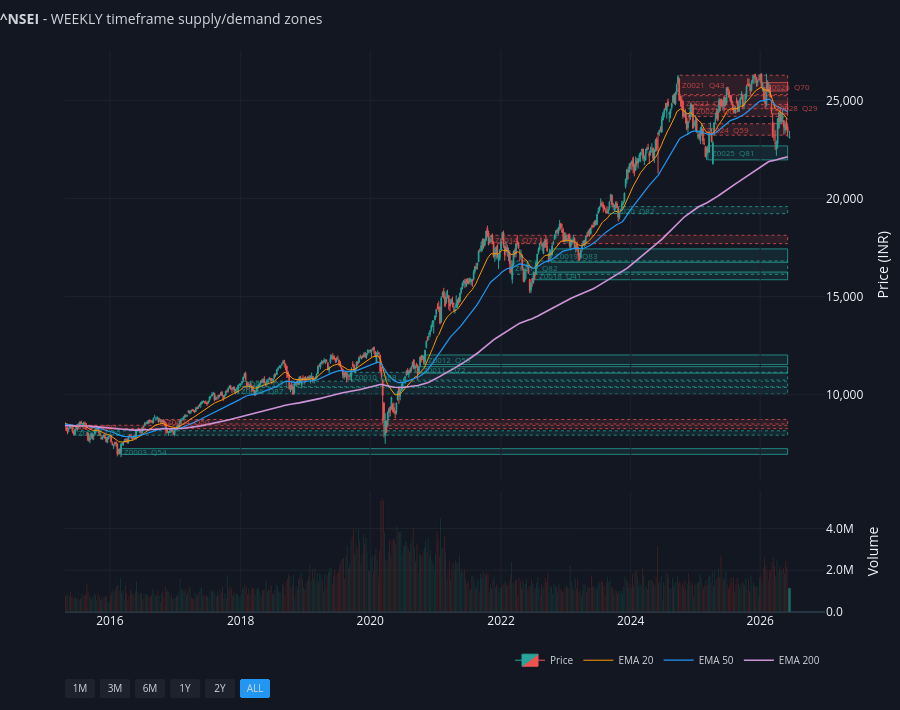

Here is the notebook cell this chart was saved with:
### Code cell
# ── Weekly-timeframe chart (weekly candles + weekly zones) ──────
# Reuses the same broker-style plotter, applied to the weekly data/zones.
if weekly_proc is not None and not weekly_zones.empty:
    fig_weekly = plot_zones_on_candles(
        weekly_proc, weekly_zones,
        title=f'<b>{SYMBOL}</b> - WEEKLY timeframe supply/demand zones',
    )
    fig_weekly.show()
else:
    print('No weekly data/zones to plot - run data_pipeline.py to fetch 1wk bars.')

### Figure 1 — Plotly figure (JSON) as saved in the notebook; plotly's stock layout.template omitted (floating-point values rounded to 4 significant figures; data arrays with more than 128 entries replaced by an {"elided": "..."} marker saying what was removed)
{"data": [{"close": {"elided": "598 float values"}, "decreasing": {"fillcolor": "#ef5350", "line": {"color": "#ef5350", "width": 1}}, "high": {"elided": "598 float values"}, "hoverinfo": "x+y", "increasing": {"fillcolor": "#26a69a", "line": {"color": "#26a69a", "width": 1}}, "low": {"elided": "598 float values"}, "name": "Price", "open": {"elided": "598 float values"}, "type": "candlestick", "whiskerwidth": 0.5, "x": {"elided": "598 str values"}, "xaxis": "x", "yaxis": "y"}, {"hovertemplate": "Vol: %{y:,.0f}<extra></extra>", "marker": {"color": {"elided": "598 str values"}}, "name": "Volume", "opacity": 0.55, "showlegend": false, "type": "bar", "x": {"elided": "598 str values"}, "xaxis": "x2", "y": {"elided": "598 int values"}, "yaxis": "y2"}, {"hovertemplate": "EMA20: %{y:.2f}<extra></extra>", "line": {"color": "#ff9800", "dash": "solid", "width": 1}, "name": "EMA 20", "type": "scatter", "x": {"elided": "598 str values"}, "xaxis": "x", "y": {"elided": "598 float values"}, "yaxis": "y"}, {"hovertemplate": "EMA50: %{y:.2f}<extra></extra>", "line": {"color": "#2196F3", "dash": "solid", "width": 1.2}, "name": "EMA 50", "type": "scatter", "x": {"elided": "598 str values"}, "xaxis": "x", "y": {"elided": "598 float values"}, "yaxis": "y"}, {"hovertemplate": "EMA200: %{y:.2f}<extra></extra>", "line": {"color": "#ce93d8", "dash": "solid", "width": 1.6}, "name": "EMA 200", "type": "scatter", "x": {"elided": "598 str values"}, "xaxis": "x", "y": {"elided": "598 float values"}, "yaxis": "y"}, {"fill": "toself", "fillcolor": "rgba(0,0,0,0)", "hovertemplate": "<b>Z0001</b>  🔴 Supply<br>Top: <b>8443.90</b>  Bottom: <b>8270.15</b><br>Width: 0.76× ATR<br>Quality: <b>81</b>/100<br>Status: <b>broken</b>  |  Tests: 1<br>Formed: 01 Jun 2015<extra></extra>", "line": {"color": "rgba(0,0,0,0)"}, "name": "Z0001", "showlegend": false, "type": "scatter", "x": ["2015-06-01T00:00:00", "2026-06-08T00:00:00", "2026-06-08T00:00:00", "2015-06-01T00:00:00", "2015-06-01T00:00:00"], "xaxis": "x", "y": [8270.0, 8270.0, 8444.0, 8444.0, 8270.0], "yaxis": "y"}, {"fill": "toself", "fillcolor": "rgba(0,0,0,0)", "hovertemplate": "<b>Z0002</b>  🟢 Demand<br>Top: <b>8163.05</b>  Bottom: <b>7940.30</b><br>Width: 0.92× ATR<br>Quality: <b>70</b>/100<br>Status: <b>broken</b>  |  Tests: 1<br>Formed: 15 Jun 2015<extra></extra>", "line": {"color": "rgba(0,0,0,0)"}, "name": "Z0002", "showlegend": false, "type": "scatter", "x": ["2015-06-15T00:00:00", "2026-06-08T00:00:00", "2026-06-08T00:00:00", "2015-06-15T00:00:00", "2015-06-15T00:00:00"], "xaxis": "x", "y": [7940.0, 7940.0, 8163.0, 8163.0, 7940.0], "yaxis": "y"}, {"fill": "toself", "fillcolor": "rgba(0,0,0,0)", "hovertemplate": "<b>Z0003</b>  🟢 Demand<br>Top: <b>7252.40</b>  Bottom: <b>6960.65</b><br>Width: 1.10× ATR<br>Quality: <b>54</b>/100<br>Status: <b>active</b>  |  Tests: 0<br>Formed: 29 Feb 2016<extra></extra>", "line": {"color": "rgba(0,0,0,0)"}, "name": "Z0003", "showlegend": false, "type": "scatter", "x": ["2016-02-29T00:00:00", "2026-06-08T00:00:00", "2026-06-08T00:00:00", "2016-02-29T00:00:00", "2016-02-29T00:00:00"], "xaxis": "x", "y": [6961.0, 6961.0, 7252.0, 7252.0, 6961.0], "yaxis": "y"}, {"fill": "toself", "fillcolor": "rgba(0,0,0,0)", "hovertemplate": "<b>Z0004</b>  🔴 Supply<br>Top: <b>8736.95</b>  Bottom: <b>8506.15</b><br>Width: 1.12× ATR<br>Quality: <b>50</b>/100<br>Status: <b>broken</b>  |  Tests: 2<br>Formed: 31 Oct 2016<extra></extra>", "line": {"color": "rgba(0,0,0,0)"}, "name": "Z0004", "showlegend": false, "type": "scatter", "x": ["2016-10-31T00:00:00", "2026-06-08T00:00:00", "2026-06-08T00:00:00", "2016-10-31T00:00:00", "2016-10-31T00:00:00"], "xaxis": "x", "y": [8506.0, 8506.0, 8737.0, 8737.0, 8506.0], "yaxis": "y"}, {"fill": "toself", "fillcolor": "rgba(0,0,0,0)", "hovertemplate": "<b>Z0006</b>  🟢 Demand<br>Top: <b>10373.10</b>  Bottom: <b>10033.35</b><br>Width: 1.65× ATR<br>Quality: <b>87</b>/100<br>Status: <b>broken</b>  |  Tests: 3<br>Formed: 18 Dec 2017<extra></extra>", "line": {"color": "rgba(0,0,0,0)"}, "name": "Z0006", "showlegend": false, "type": "scatter", "x": ["2017-12-18T00:00:00", "2026-06-08T00:00:00", "2026-06-08T00:00:00", "2017-12-18T00:00:00", "2017-12-18T00:00:00"], "xaxis": "x", "y": [10030.0, 10030.0, 10370.0, 10370.0, 10030.0], "yaxis": "y"}, {"fill": "toself", "fillcolor": "rgba(0,0,0,0)", "hovertemplate": "<b>Z0007</b>  🟢 Demand<br>Top: <b>10690.40</b>  Bottom: <b>10404.65</b><br>Width: 1.37× ATR<br>Quality: <b>71</b>/100<br>Status: <b>broken</b>  |  Tests: 1<br>Formed: 15 Jan 2018<extra></extra>", "line": {"color": "rgba(0,0,0,0)"}, "name": "Z0007", "showlegend": false, "type": "scatter", "x": ["2018-01-15T00:00:00", "2026-06-08T00:00:00", "2026-06-08T00:00:00", "2018-01-15T00:00:00", "2018-01-15T00:00:00"], "xaxis": "x", "y": [10400.0, 10400.0, 10690.0, 10690.0, 10400.0], "yaxis": "y"}, {"fill": "toself", "fillcolor": "rgba(0,0,0,0)", "hovertemplate": "<b>Z0010</b>  🟢 Demand<br>Top: <b>11141.75</b>  Bottom: <b>10746.35</b><br>Width: 1.26× ATR<br>Quality: <b>88</b>/100<br>Status: <b>broken</b>  |  Tests: 2<br>Formed: 16 Sep 2019<extra></extra>", "line": {"color": "rgba(0,0,0,0)"}, "name": "Z0010", "showlegend": false, "type": "scatter", "x": ["2019-09-16T00:00:00", "2026-06-08T00:00:00", "2026-06-08T00:00:00", "2019-09-16T00:00:00", "2019-09-16T00:00:00"], "xaxis": "x", "y": [10750.0, 10750.0, 11140.0, 11140.0, 10750.0], "yaxis": "y"}, {"fill": "toself", "fillcolor": "rgba(0,0,0,0)", "hovertemplate": "<b>Z0011</b>  🟢 Demand<br>Top: <b>11428.60</b>  Bottom: <b>11099.85</b><br>Width: 0.71× ATR<br>Quality: <b>72</b>/100<br>Status: <b>active</b>  |  Tests: 0<br>Formed: 05 Oct 2020<extra></extra>", "line": {"color": "rgba(0,0,0,0)"}, "name": "Z0011", "showlegend": false, "type": "scatter", "x": ["2020-10-05T00:00:00", "2026-06-08T00:00:00", "2026-06-08T00:00:00", "2020-10-05T00:00:00", "2020-10-05T00:00:00"], "xaxis": "x", "y": [11100.0, 11100.0, 11430.0, 11430.0, 11100.0], "yaxis": "y"}, {"fill": "toself", "fillcolor": "rgba(0,0,0,0)", "hovertemplate": "<b>Z0012</b>  🟢 Demand<br>Top: <b>12025.45</b>  Bottom: <b>11535.45</b><br>Width: 1.09× ATR<br>Quality: <b>59</b>/100<br>Status: <b>active</b>  |  Tests: 0<br>Formed: 02 Nov 2020<extra></extra>", "line": {"color": "rgba(0,0,0,0)"}, "name": "Z0012", "showlegend": false, "type": "scatter", "x": ["2020-11-02T00:00:00", "2026-06-08T00:00:00", "2026-06-08T00:00:00", "2020-11-02T00:00:00", "2020-11-02T00:00:00"], "xaxis": "x", "y": [11540.0, 11540.0, 12030.0, 12030.0, 11540.0], "yaxis": "y"}, {"fill": "toself", "fillcolor": "rgba(0,0,0,0)", "hovertemplate": "<b>Z0014</b>  🔴 Supply<br>Top: <b>18123.00</b>  Bottom: <b>17697.10</b><br>Width: 0.93× ATR<br>Quality: <b>77</b>/100<br>Status: <b>broken</b>  |  Tests: 2<br>Formed: 15 Nov 2021<extra></extra>", "line": {"color": "rgba(0,0,0,0)"}, "name": "Z0014", "showlegend": false, "type": "scatter", "x": ["2021-11-15T00:00:00", "2026-06-08T00:00:00", "2026-06-08T00:00:00", "2021-11-15T00:00:00", "2021-11-15T00:00:00"], "xaxis": "x", "y": [17700.0, 17700.0, 18123, 18123, 17700.0], "yaxis": "y"}, {"fill": "toself", "fillcolor": "rgba(0,0,0,0)", "hovertemplate": "<b>Z0017</b>  🟢 Demand<br>Top: <b>16815.90</b>  Bottom: <b>16133.80</b><br>Width: 1.07× ATR<br>Quality: <b>82</b>/100<br>Status: <b>broken</b>  |  Tests: 2<br>Formed: 07 Mar 2022<extra></extra>", "line": {"color": "rgba(0,0,0,0)"}, "name": "Z0017", "showlegend": false, "type": "scatter", "x": ["2022-03-07T00:00:00", "2026-06-08T00:00:00", "2026-06-08T00:00:00", "2022-03-07T00:00:00", "2022-03-07T00:00:00"], "xaxis": "x", "y": [16130.0, 16130.0, 16820.0, 16820.0, 16130.0], "yaxis": "y"}, {"fill": "toself", "fillcolor": "rgba(0,0,0,0)", "hovertemplate": "<b>Z0018</b>  🟢 Demand<br>Top: <b>16248.55</b>  Bottom: <b>15858.20</b><br>Width: 0.65× ATR<br>Quality: <b>41</b>/100<br>Status: <b>active</b>  |  Tests: 0<br>Formed: 18 Jul 2022<extra></extra>", "line": {"color": "rgba(0,0,0,0)"}, "name": "Z0018", "showlegend": false, "type": "scatter", "x": ["2022-07-18T00:00:00", "2026-06-08T00:00:00", "2026-06-08T00:00:00", "2022-07-18T00:00:00", "2022-07-18T00:00:00"], "xaxis": "x", "y": [15860.0, 15860.0, 16250.0, 16250.0, 15860.0], "yaxis": "y"}, {"fill": "toself", "fillcolor": "rgba(0,0,0,0)", "hovertemplate": "<b>Z0019</b>  🟢 Demand<br>Top: <b>17428.80</b>  Bottom: <b>16747.70</b><br>Width: 1.23× ATR<br>Quality: <b>83</b>/100<br>Status: <b>tested</b>  |  Tests: 2<br>Formed: 17 Oct 2022<extra></extra>", "line": {"color": "rgba(0,0,0,0)"}, "name": "Z0019", "showlegend": false, "type": "scatter", "x": ["2022-10-17T00:00:00", "2026-06-08T00:00:00", "2026-06-08T00:00:00", "2022-10-17T00:00:00", "2022-10-17T00:00:00"], "xaxis": "x", "y": [16750.0, 16750.0, 17430.0, 17430.0, 16750.0], "yaxis": "y"}, {"fill": "toself", "fillcolor": "rgba(0,0,0,0)", "hovertemplate": "<b>Z0020</b>  🟢 Demand<br>Top: <b>19584.45</b>  Bottom: <b>19223.65</b><br>Width: 1.01× ATR<br>Quality: <b>82</b>/100<br>Status: <b>broken</b>  |  Tests: 1<br>Formed: 04 Sep 2023<extra></extra>", "line": {"color": "rgba(0,0,0,0)"}, "name": "Z0020", "showlegend": false, "type": "scatter", "x": ["2023-09-04T00:00:00", "2026-06-08T00:00:00", "2026-06-08T00:00:00", "2023-09-04T00:00:00", "2023-09-04T00:00:00"], "xaxis": "x", "y": [19220.0, 19220.0, 19580.0, 19580.0, 19220.0], "yaxis": "y"}, {"fill": "toself", "fillcolor": "rgba(0,0,0,0)", "hovertemplate": "<b>Z0021</b>  🔴 Supply<br>Top: <b>26277.35</b>  Bottom: <b>25285.55</b><br>Width: 1.78× ATR<br>Quality: <b>43</b>/100<br>Status: <b>broken</b>  |  Tests: 3<br>Formed: 30 Sep 2024<extra></extra>", "line": {"color": "rgba(0,0,0,0)"}, "name": "Z0021", "showlegend": false, "type": "scatter", "x": ["2024-09-30T00:00:00", "2026-06-08T00:00:00", "2026-06-08T00:00:00", "2024-09-30T00:00:00", "2024-09-30T00:00:00"], "xaxis": "x", "y": [25290.0, 25290.0, 26280.0, 26280.0, 25290.0], "yaxis": "y"}, {"fill": "toself", "fillcolor": "rgba(0,0,0,0)", "hovertemplate": "<b>Z0022</b>  🔴 Supply<br>Top: <b>25234.05</b>  Bottom: <b>24567.65</b><br>Width: 1.11× ATR<br>Quality: <b>67</b>/100<br>Status: <b>broken</b>  |  Tests: 3<br>Formed: 21 Oct 2024<extra></extra>", "line": {"color": "rgba(0,0,0,0)"}, "name": "Z0022", "showlegend": false, "type": "scatter", "x": ["2024-10-21T00:00:00", "2026-06-08T00:00:00", "2026-06-08T00:00:00", "2024-10-21T00:00:00", "2024-10-21T00:00:00"], "xaxis": "x", "y": [24570.0, 24570.0, 25230.0, 25230.0, 24570.0], "yaxis": "y"}, {"fill": "toself", "fillcolor": "rgba(0,0,0,0)", "hovertemplate": "<b>Z0023</b>  🔴 Supply<br>Top: <b>24792.30</b>  Bottom: <b>24180.80</b><br>Width: 0.96× ATR<br>Quality: <b>67</b>/100<br>Status: <b>broken</b>  |  Tests: 2<br>Formed: 16 Dec 2024<extra></extra>", "line": {"color": "rgba(0,0,0,0)"}, "name": "Z0023", "showlegend": false, "type": "scatter", "x": ["2024-12-16T00:00:00", "2026-06-08T00:00:00", "2026-06-08T00:00:00", "2024-12-16T00:00:00", "2024-12-16T00:00:00"], "xaxis": "x", "y": [24180.0, 24180.0, 24790.0, 24790.0, 24180.0], "yaxis": "y"}, {"fill": "toself", "fillcolor": "rgba(0,0,0,0)", "hovertemplate": "<b>Z0024</b>  🔴 Supply<br>Top: <b>23807.30</b>  Bottom: <b>23222.00</b><br>Width: 0.91× ATR<br>Quality: <b>59</b>/100<br>Status: <b>broken</b>  |  Tests: 1<br>Formed: 10 Feb 2025<extra></extra>", "line": {"color": "rgba(0,0,0,0)"}, "name": "Z0024", "showlegend": false, "type": "scatter", "x": ["2025-02-10T00:00:00", "2026-06-08T00:00:00", "2026-06-08T00:00:00", "2025-02-10T00:00:00", "2025-02-10T00:00:00"], "xaxis": "x", "y": [23222, 23222, 23810.0, 23810.0, 23222], "yaxis": "y"}, {"fill": "toself", "fillcolor": "rgba(0,0,0,0)", "hovertemplate": "<b>Z0025</b>  🟢 Demand<br>Top: <b>22676.75</b>  Bottom: <b>21964.60</b><br>Width: 1.13× ATR<br>Quality: <b>81</b>/100<br>Status: <b>tested</b>  |  Tests: 2<br>Formed: 17 Mar 2025<extra></extra>", "line": {"color": "rgba(0,0,0,0)"}, "name": "Z0025", "showlegend": false, "type": "scatter", "x": ["2025-03-17T00:00:00", "2026-06-08T00:00:00", "2026-06-08T00:00:00", "2025-03-17T00:00:00", "2025-03-17T00:00:00"], "xaxis": "x", "y": [21960.0, 21960.0, 22680.0, 22680.0, 21960.0], "yaxis": "y"}, {"fill": "toself", "fillcolor": "rgba(0,0,0,0)", "hovertemplate": "<b>Z0026</b>  🔴 Supply<br>Top: <b>25899.80</b>  Bottom: <b>25473.40</b><br>Width: 0.87× ATR<br>Quality: <b>70</b>/100<br>Status: <b>tested</b>  |  Tests: 1<br>Formed: 19 Jan 2026<extra></extra>", "line": {"color": "rgba(0,0,0,0)"}, "name": "Z0026", "showlegend": false, "type": "scatter", "x": ["2026-01-19T00:00:00", "2026-06-08T00:00:00", "2026-06-08T00:00:00", "2026-01-19T00:00:00", "2026-01-19T00:00:00"], "xaxis": "x", "y": [25470.0, 25470.0, 25900.0, 25900.0, 25470.0], "yaxis": "y"}, {"fill": "toself", "fillcolor": "rgba(0,0,0,0)", "hovertemplate": "<b>Z0028</b>  🔴 Supply<br>Top: <b>24989.35</b>  Bottom: <b>24305.40</b><br>Width: 1.09× ATR<br>Quality: <b>29</b>/100<br>Status: <b>tested</b>  |  Tests: 1<br>Formed: 09 Mar 2026<extra></extra>", "line": {"color": "rgba(0,0,0,0)"}, "name": "Z0028", "showlegend": false, "type": "scatter", "x": ["2026-03-09T00:00:00", "2026-06-08T00:00:00", "2026-06-08T00:00:00", "2026-03-09T00:00:00", "2026-03-09T00:00:00"], "xaxis": "x", "y": [24310.0, 24310.0, 24990.0, 24990.0, 24310.0], "yaxis": "y"}], "layout": {"annotations": [{"font": {"color": "rgba(239,83,80,0.75)", "size": 8}, "showarrow": false, "text": " Z0001  Q81", "x": "2015-06-01T00:00:00", "xanchor": "left", "xref": "x", "y": 8357.0, "yref": "y"}, {"font": {"color": "rgba(38,166,154,0.75)", "size": 8}, "showarrow": false, "text": " Z0002  Q70", "x": "2015-06-15T00:00:00", "xanchor": "left", "xref": "x", "y": 8052.0, "yref": "y"}, {"font": {"color": "rgba(38,166,154,0.75)", "size": 8}, "showarrow": false, "text": " Z0003  Q54", "x": "2016-02-29T00:00:00", "xanchor": "left", "xref": "x", "y": 7107.0, "yref": "y"}, {"font": {"color": "rgba(239,83,80,0.75)", "size": 8}, "showarrow": false, "text": " Z0004  Q50", "x": "2016-10-31T00:00:00", "xanchor": "left", "xref": "x", "y": 8622.0, "yref": "y"}, {"font": {"color": "rgba(38,166,154,0.75)", "size": 8}, "showarrow": false, "text": " Z0006  Q87", "x": "2017-12-18T00:00:00", "xanchor": "left", "xref": "x", "y": 10200.0, "yref": "y"}, {"font": {"color": "rgba(38,166,154,0.75)", "size": 8}, "showarrow": false, "text": " Z0007  Q71", "x": "2018-01-15T00:00:00", "xanchor": "left", "xref": "x", "y": 10550.0, "yref": "y"}, {"font": {"color": "rgba(38,166,154,0.75)", "size": 8}, "showarrow": false, "text": " Z0010  Q88", "x": "2019-09-16T00:00:00", "xanchor": "left", "xref": "x", "y": 10940.0, "yref": "y"}, {"font": {"color": "rgba(38,166,154,0.75)", "size": 8}, "showarrow": false, "text": " Z0011  Q72", "x": "2020-10-05T00:00:00", "xanchor": "left", "xref": "x", "y": 11260.0, "yref": "y"}, {"font": {"color": "rgba(38,166,154,0.75)", "size": 8}, "showarrow": false, "text": " Z0012  Q59", "x": "2020-11-02T00:00:00", "xanchor": "left", "xref": "x", "y": 11780.0, "yref": "y"}, {"font": {"color": "rgba(239,83,80,0.75)", "size": 8}, "showarrow": false, "text": " Z0014  Q77", "x": "2021-11-15T00:00:00", "xanchor": "left", "xref": "x", "y": 17910.0, "yref": "y"}, {"font": {"color": "rgba(38,166,154,0.75)", "size": 8}, "showarrow": false, "text": " Z0017  Q82", "x": "2022-03-07T00:00:00", "xanchor": "left", "xref": "x", "y": 16470.0, "yref": "y"}, {"font": {"color": "rgba(38,166,154,0.75)", "size": 8}, "showarrow": false, "text": " Z0018  Q41", "x": "2022-07-18T00:00:00", "xanchor": "left", "xref": "x", "y": 16050.0, "yref": "y"}, {"font": {"color": "rgba(38,166,154,0.75)", "size": 8}, "showarrow": false, "text": " Z0019  Q83", "x": "2022-10-17T00:00:00", "xanchor": "left", "xref": "x", "y": 17090.0, "yref": "y"}, {"font": {"color": "rgba(38,166,154,0.75)", "size": 8}, "showarrow": false, "text": " Z0020  Q82", "x": "2023-09-04T00:00:00", "xanchor": "left", "xref": "x", "y": 19400.0, "yref": "y"}, {"font": {"color": "rgba(239,83,80,0.75)", "size": 8}, "showarrow": false, "text": " Z0021  Q43", "x": "2024-09-30T00:00:00", "xanchor": "left", "xref": "x", "y": 25780.0, "yref": "y"}, {"font": {"color": "rgba(239,83,80,0.75)", "size": 8}, "showarrow": false, "text": " Z0022  Q67", "x": "2024-10-21T00:00:00", "xanchor": "left", "xref": "x", "y": 24900.0, "yref": "y"}, {"font": {"color": "rgba(239,83,80,0.75)", "size": 8}, "showarrow": false, "text": " Z0023  Q67", "x": "2024-12-16T00:00:00", "xanchor": "left", "xref": "x", "y": 24490.0, "yref": "y"}, {"font": {"color": "rgba(239,83,80,0.75)", "size": 8}, "showarrow": false, "text": " Z0024  Q59", "x": "2025-02-10T00:00:00", "xanchor": "left", "xref": "x", "y": 23510.0, "yref": "y"}, {"font": {"color": "rgba(38,166,154,0.75)", "size": 8}, "showarrow": false, "text": " Z0025  Q81", "x": "2025-03-17T00:00:00", "xanchor": "left", "xref": "x", "y": 22320.0, "yref": "y"}, {"font": {"color": "rgba(239,83,80,0.75)", "size": 8}, "showarrow": false, "text": " Z0026  Q70", "x": "2026-01-19T00:00:00", "xanchor": "left", "xref": "x", "y": 25690.0, "yref": "y"}, {"font": {"color": "rgba(239,83,80,0.75)", "size": 8}, "showarrow": false, "text": " Z0028  Q29", "x": "2026-03-09T00:00:00", "xanchor": "left", "xref": "x", "y": 24650.0, "yref": "y"}], "height": 710, "hoverlabel": {"bgcolor": "#1e222d", "font": {"size": 11}}, "hovermode": "x unified", "legend": {"bgcolor": "rgba(0,0,0,0)", "font": {"color": "#d1d4dc", "size": 10}, "orientation": "h", "x": 1, "xanchor": "right", "y": -0.06, "yanchor": "top"}, "margin": {"b": 70, "l": 65, "r": 25, "t": 50}, "paper_bgcolor": "#131722", "plot_bgcolor": "#131722", "shapes": [{"fillcolor": "rgba(239,83,80,0.12)", "layer": "below", "line": {"color": "rgba(239,83,80,0.75)", "dash": "dot", "width": 1}, "type": "rect", "x0": "2015-06-01T00:00:00", "x1": "2026-06-08T00:00:00", "xref": "x", "y0": 8270.0, "y1": 8444.0, "yref": "y"}, {"fillcolor": "rgba(38,166,154,0.12)", "layer": "below", "line": {"color": "rgba(38,166,154,0.75)", "dash": "dot", "width": 1}, "type": "rect", "x0": "2015-06-15T00:00:00", "x1": "2026-06-08T00:00:00", "xref": "x", "y0": 7940.0, "y1": 8163.0, "yref": "y"}, {"fillcolor": "rgba(38,166,154,0.12)", "layer": "below", "line": {"color": "rgba(38,166,154,0.75)", "dash": "solid", "width": 1}, "type": "rect", "x0": "2016-02-29T00:00:00", "x1": "2026-06-08T00:00:00", "xref": "x", "y0": 6961.0, "y1": 7252.0, "yref": "y"}, {"fillcolor": "rgba(239,83,80,0.12)", "layer": "below", "line": {"color": "rgba(239,83,80,0.75)", "dash": "dot", "width": 1}, "type": "rect", "x0": "2016-10-31T00:00:00", "x1": "2026-06-08T00:00:00", "xref": "x", "y0": 8506.0, "y1": 8737.0, "yref": "y"}, {"fillcolor": "rgba(38,166,154,0.12)", "layer": "below", "line": {"color": "rgba(38,166,154,0.75)", "dash": "dot", "width": 1}, "type": "rect", "x0": "2017-12-18T00:00:00", "x1": "2026-06-08T00:00:00", "xref": "x", "y0": 10030.0, "y1": 10370.0, "yref": "y"}, {"fillcolor": "rgba(38,166,154,0.12)", "layer": "below", "line": {"color": "rgba(38,166,154,0.75)", "dash": "dot", "width": 1}, "type": "rect", "x0": "2018-01-15T00:00:00", "x1": "2026-06-08T00:00:00", "xref": "x", "y0": 10400.0, "y1": 10690.0, "yref": "y"}, {"fillcolor": "rgba(38,166,154,0.12)", "layer": "below", "line": {"color": "rgba(38,166,154,0.75)", "dash": "dot", "width": 1}, "type": "rect", "x0": "2019-09-16T00:00:00", "x1": "2026-06-08T00:00:00", "xref": "x", "y0": 10750.0, "y1": 11140.0, "yref": "y"}, {"fillcolor": "rgba(38,166,154,0.12)", "layer": "below", "line": {"color": "rgba(38,166,154,0.75)", "dash": "solid", "width": 1}, "type": "rect", "x0": "2020-10-05T00:00:00", "x1": "2026-06-08T00:00:00", "xref": "x", "y0": 11100.0, "y1": 11430.0, "yref": "y"}, {"fillcolor": "rgba(38,166,154,0.12)", "layer": "below", "line": {"color": "rgba(38,166,154,0.75)", "dash": "solid", "width": 1}, "type": "rect", "x0": "2020-11-02T00:00:00", "x1": "2026-06-08T00:00:00", "xref": "x", "y0": 11540.0, "y1": 12030.0, "yref": "y"}, {"fillcolor": "rgba(239,83,80,0.12)", "layer": "below", "line": {"color": "rgba(239,83,80,0.75)", "dash": "dot", "width": 1}, "type": "rect", "x0": "2021-11-15T00:00:00", "x1": "2026-06-08T00:00:00", "xref": "x", "y0": 17700.0, "y1": 18123, "yref": "y"}, {"fillcolor": "rgba(38,166,154,0.12)", "layer": "below", "line": {"color": "rgba(38,166,154,0.75)", "dash": "dot", "width": 1}, "type": "rect", "x0": "2022-03-07T00:00:00", "x1": "2026-06-08T00:00:00", "xref": "x", "y0": 16130.0, "y1": 16820.0, "yref": "y"}, {"fillcolor": "rgba(38,166,154,0.12)", "layer": "below", "line": {"color": "rgba(38,166,154,0.75)", "dash": "solid", "width": 1}, "type": "rect", "x0": "2022-07-18T00:00:00", "x1": "2026-06-08T00:00:00", "xref": "x", "y0": 15860.0, "y1": 16250.0, "yref": "y"}, {"fillcolor": "rgba(38,166,154,0.12)", "layer": "below", "line": {"color": "rgba(38,166,154,0.75)", "dash": "solid", "width": 1}, "type": "rect", "x0": "2022-10-17T00:00:00", "x1": "2026-06-08T00:00:00", "xref": "x", "y0": 16750.0, "y1": 17430.0, "yref": "y"}, {"fillcolor": "rgba(38,166,154,0.12)", "layer": "below", "line": {"color": "rgba(38,166,154,0.75)", "dash": "dot", "width": 1}, "type": "rect", "x0": "2023-09-04T00:00:00", "x1": "2026-06-08T00:00:00", "xref": "x", "y0": 19220.0, "y1": 19580.0, "yref": "y"}, {"fillcolor": "rgba(239,83,80,0.12)", "layer": "below", "line": {"color": "rgba(239,83,80,0.75)", "dash": "dot", "width": 1}, "type": "rect", "x0": "2024-09-30T00:00:00", "x1": "2026-06-08T00:00:00", "xref": "x", "y0": 25290.0, "y1": 26280.0, "yref": "y"}, {"fillcolor": "rgba(239,83,80,0.12)", "layer": "below", "line": {"color": "rgba(239,83,80,0.75)", "dash": "dot", "width": 1}, "type": "rect", "x0": "2024-10-21T00:00:00", "x1": "2026-06-08T00:00:00", "xref": "x", "y0": 24570.0, "y1": 25230.0, "yref": "y"}, {"fillcolor": "rgba(239,83,80,0.12)", "layer": "below", "line": {"color": "rgba(239,83,80,0.75)", "dash": "dot", "width": 1}, "type": "rect", "x0": "2024-12-16T00:00:00", "x1": "2026-06-08T00:00:00", "xref": "x", "y0": 24180.0, "y1": 24790.0, "yref": "y"}, {"fillcolor": "rgba(239,83,80,0.12)", "layer": "below", "line": {"color": "rgba(239,83,80,0.75)", "dash": "dot", "width": 1}, "type": "rect", "x0": "2025-02-10T00:00:00", "x1": "2026-06-08T00:00:00", "xref": "x", "y0": 23222, "y1": 23810.0, "yref": "y"}, {"fillcolor": "rgba(38,166,154,0.12)", "layer": "below", "line": {"color": "rgba(38,166,154,0.75)", "dash": "solid", "width": 1}, "type": "rect", "x0": "2025-03-17T00:00:00", "x1": "2026-06-08T00:00:00", "xref": "x", "y0": 21960.0, "y1": 22680.0, "yref": "y"}, {"fillcolor": "rgba(239,83,80,0.12)", "layer": "below", "line": {"color": "rgba(239,83,80,0.75)", "dash": "solid", "width": 1}, "type": "rect", "x0": "2026-01-19T00:00:00", "x1": "2026-06-08T00:00:00", "xref": "x", "y0": 25470.0, "y1": 25900.0, "yref": "y"}, {"fillcolor": "rgba(239,83,80,0.12)", "layer": "below", "line": {"color": "rgba(239,83,80,0.75)", "dash": "solid", "width": 1}, "type": "rect", "x0": "2026-03-09T00:00:00", "x1": "2026-06-08T00:00:00", "xref": "x", "y0": 24310.0, "y1": 24990.0, "yref": "y"}], "title": {"font": {"color": "#d1d4dc", "size": 14}, "text": "<b>^NSEI</b> - WEEKLY timeframe supply/demand zones", "x": 0, "xanchor": "left", "y": 0.98, "yanchor": "top"}, "xaxis": {"anchor": "y", "domain": [0, 1], "gridcolor": "#1e222d", "gridwidth": 1, "matches": "x2", "rangebreaks": [{"bounds": ["sat", "mon"]}, {"values": {"elided": "2388 str values"}}], "rangeselector": {"activecolor": "#2196F3", "bgcolor": "#1e222d", "buttons": [{"count": 1, "label": "1M", "step": "month", "stepmode": "backward"}, {"count": 3, "label": "3M", "step": "month", "stepmode": "backward"}, {"count": 6, "label": "6M", "step": "month", "stepmode": "backward"}, {"count": 1, "label": "1Y", "step": "year", "stepmode": "backward"}, {"count": 2, "label": "2Y", "step": "year", "stepmode": "backward"}, {"label": "ALL", "step": "all"}], "font": {"color": "#d1d4dc", "size": 10}, "x": 0, "xanchor": "left", "y": -0.12, "yanchor": "top"}, "rangeslider": {"visible": false}, "showgrid": true, "showticklabels": false, "zeroline": false}, "xaxis2": {"anchor": "y2", "domain": [0, 1], "gridcolor": "#1e222d", "rangebreaks": [{"bounds": ["sat", "mon"]}, {"values": {"elided": "2388 str values"}}], "showgrid": true}, "yaxis": {"anchor": "x", "domain": [0.2356, 1], "gridcolor": "#1e222d", "side": "right", "tickformat": ",.0f", "title": {"text": "Price (INR)"}}, "yaxis2": {"anchor": "x2", "domain": [0, 0.2156], "gridcolor": "#1e222d", "side": "right", "tickformat": ".2s", "title": {"text": "Volume"}}}}
